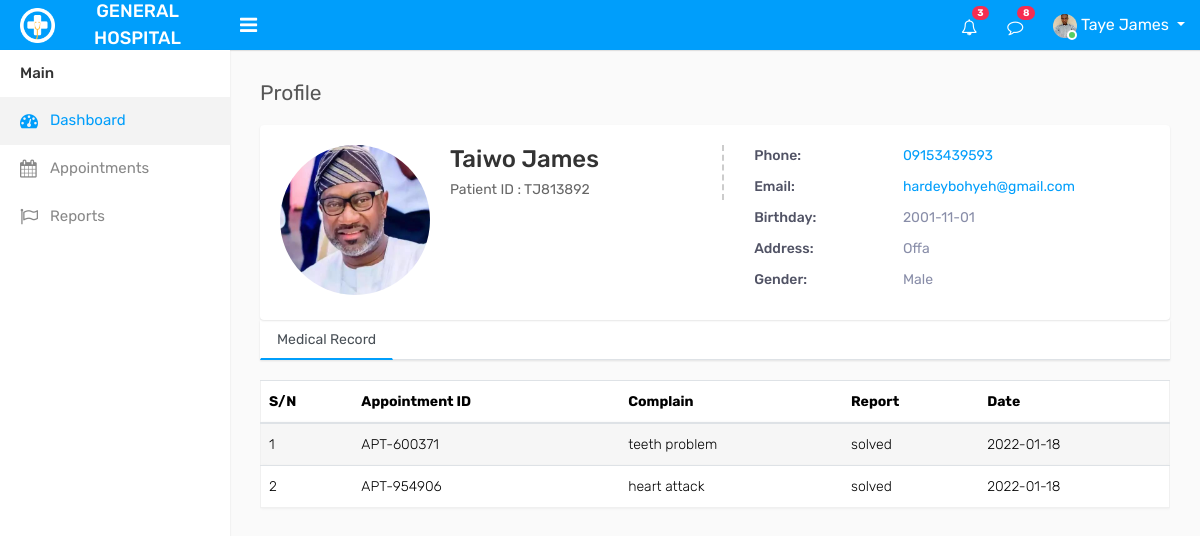
Screenshot of /dashboard/profile.php?xyyz=TJ813892 (signed in) with the database file from the repository.
### tables this page shows
CREATE TABLE `patients` (
  `id` int(11) NOT NULL,
  `uid` varchar(50) NOT NULL,
  `fnam` varchar(50) NOT NULL,
  `lnam` varchar(50) NOT NULL,
  `email` varchar(50) NOT NULL,
  `pass` varchar(255) NOT NULL,
  `dob` varchar(20) NOT NULL,
  `gender` varchar(10) NOT NULL,
  `pno` varchar(50) NOT NULL,
  `address` text NOT NULL,
  `country` varchar(255) NOT NULL,
  `state` varchar(255) NOT NULL,
  `city` varchar(255) NOT NULL,
  `pcode` varchar(10) NOT NULL,
  `img` varchar(255) NOT NULL,
  `datee` varchar(50) NOT NULL,
  `status` varchar(20) NOT NULL
);

CREATE TABLE `reports` (
  `id` int(11) NOT NULL,
  `apt` varchar(50) NOT NULL,
  `uid` varchar(20) NOT NULL,
  `staff` varchar(20) NOT NULL,
  `complaint` text NOT NULL,
  `report` text NOT NULL,
  `datee` varchar(50) NOT NULL
);

### dashboard/profile.php (the view, shortened to what this page needs)
<?php include 'header.php'; ?>
<?php include 'sidebar.php'; ?>
        <div class="page-wrapper">
            <div class="content">
                <div class="row">
                    <div class="col-sm-7 col-6">
                        <h4 class="page-title">Profile</h4>
                    </div>
                </div>
<?php
$uid = $_GET['xyyz'];
include '../dbconnect.php';
$sql = $con->query("SELECT * FROM patients WHERE uid = '$uid'");
if ($sql->num_rows > 0) {
	$row = $sql->fetch_assoc();
	$uid = $row['uid'];
	$fnam = $row['fnam'];
	$lnam = $row['lnam'];
	$pno = $row['pno'];
	$dob = $row['dob'];
	$address = $row['address'];
	$gender = $row['gender'];
	$email = $row['email'];
	$img = $row['img'];
	$photo = 'img/' . $img;
	$flnam = $fnam . " " . $lnam;
?>
                <div class="card-box profile-header">
                    <div class="row">
                        <div class="col-md-12">
                            <div class="profile-view">
                                <div class="profile-img-wrap">
                                    <div class="profile-img">
                                        <a href="#"><img class="avatar" src="<?php echo($photo); ?>" alt=""></a>
                                    </div>
                                </div>
                                <div class="profile-basic">
                                    <div class="row">
                                        <div class="col-md-5">
                                            <div class="profile-info-left">
                                                <h3 class="user-name m-t-0 mb-0"><?php echo($flnam); ?></h3>
                                                <div class="staff-id">Patient ID : <?php echo($uid); ?></div>
                                            </div>
                                        </div>
                                        <div class="col-md-7">
                                            <ul class="personal-info">
                                                <li>
                                                    <span class="title">Phone:</span>
                                                    <span class="text"><a href="#"><?php echo($pno); ?></a></span>
                                                </li>
                                                <li>
                                                    <span class="title">Email:</span>
                                                    <span class="text"><a href="#"><?php echo($email); ?></a></span>
                                                </li>
                                                <li>
                                                    <span class="title">Birthday:</span>
                                                    <span class="text"><?php echo($dob); ?></span>
                                                </li>
                                                <li>
                                                    <span class="title">Address:</span>
                                                    <span class="text"><?php echo($address); ?></span>
                                                </li>
                                                <li>
                                                    <span class="title">Gender:</span>
                                                    <span class="text"><?php echo($gender); ?></span>
                                                </li>
                                            </ul>
                                        </div>
                                    </div>
                                </div>
                            </div>
                        </div>
                    </div>
                </div>
				<div class="profile-tabs">
					<ul class="nav nav-tabs nav-tabs-bottom">
						<li class="nav-item"><a class="nav-link active" href="#about-cont" data-toggle="tab">Medical Record</a></li>
					</ul>
					<div class="tab-content">
						<div class="tab-pane show active" id="about-cont">
				<div class="row">
					<div class="col-md-12">
						<div class="table-responsive">
<?php
$sn = 0;
$uid = $_GET['xyyz'];
include '../dbconnect.php';
$sql = $con->query("SELECT * FROM reports WHERE uid = '$uid'");
if ($sql->num_rows > 0) {
	echo "					<table class=\"table table-striped custom-table\">
								<thead>
									<tr>
										<th>S/N</th>
										<th>Appointment ID</th>
										<th>Complain</th>
										<th>Report</th>
										<th>Date</th>
									</tr>
								</thead>
								<tbody>";
	while ($row = $sql->fetch_assoc()) {
		$apt = $row['apt'];
		$datee = $row['datee'];
		$descript = $row['complaint'];
		$report = $row['report'];
		$sn += 1;
		echo "						<tr>
										<td>$sn</td>
										<td>$apt</td>
										<td>$descript</td>
										<td>$report</td>
										<td>$datee</td>
									</tr>";
	}
	echo "							</tbody>
							</table>";
}
else {
    echo("No record");
}
?>
						</div>
					</div>
                </div>
						</div>
            <?php } ?>
					</div>
				</div>
            </div>
        </div>
    </div>
</body>
</html>

### rows the page displays
patients: img (picture), flnam "Taiwo James", uid "TJ813892", pno "09153439593", email "hardeybohyeh@gmail.com", dob "2001-11-01", address "Offa", gender "Male"
reports: apt "APT-600371", complaint "teeth problem", report "solved", datee "2022-01-18"
reports: apt "APT-954906", complaint "heart attack", report "solved", datee "2022-01-18"

### other values shown
$fullname "Taye James"
